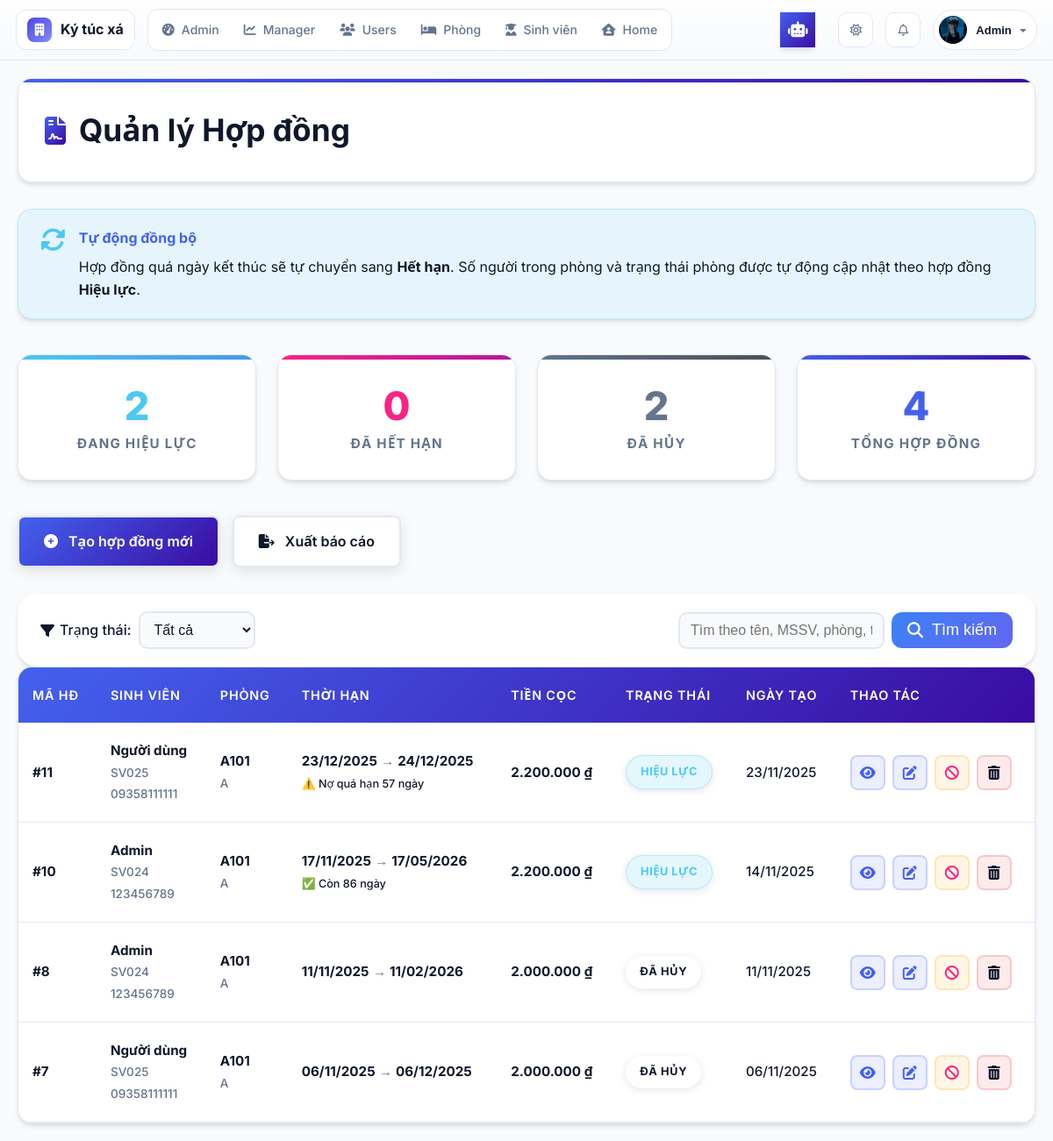
Page /modules/staff/contract/contract_list.php (signed in) on the committed database.
### tables this page shows
CREATE TABLE IF NOT EXISTS `students` (
  `StudentID` int NOT NULL AUTO_INCREMENT,
  `UserID` int DEFAULT NULL,
  `StudentCode` varchar(20) NOT NULL,
  `FullName` varchar(100) NOT NULL,
  `Email` varchar(100) DEFAULT NULL,
  `Gender` enum('Nam','Nữ','Khác') NOT NULL,
  `BirthDate` date DEFAULT NULL,
  `CitizenID` varchar(20) DEFAULT NULL,
  `Hometown` varchar(100) DEFAULT NULL,
  `Address` varchar(255) DEFAULT NULL,
  `Phone` varchar(15) DEFAULT NULL,
  `ClassName` varchar(100) DEFAULT NULL,
  `CourseYear` varchar(9) DEFAULT NULL,
  `Avatar` varchar(255) DEFAULT NULL,
  `EmergencyContact` varchar(255) DEFAULT NULL,
  `CheckInDate` date DEFAULT NULL,
  `CheckOutDate` date DEFAULT NULL,
  `IsInDorm` tinyint(1) DEFAULT '1',
  `CreatedAt` datetime DEFAULT CURRENT_TIMESTAMP,
  `UpdatedAt` datetime DEFAULT CURRENT_TIMESTAMP ON UPDATE CURRENT_TIMESTAMP,
  `FacultyID` int DEFAULT NULL,
  PRIMARY KEY (`StudentID`),
  UNIQUE KEY `StudentCode` (`StudentCode`),
  UNIQUE KEY `UserID` (`UserID`),
  KEY `fk_faculty` (`FacultyID`),
  CONSTRAINT `fk_faculty` FOREIGN KEY (`FacultyID`) REFERENCES `faculties` (`FacultyID`) ON DELETE SET NULL ON UPDATE CASCADE,
  CONSTRAINT `students_ibfk_1` FOREIGN KEY (`UserID`) REFERENCES `users` (`UserID`)
);

CREATE TABLE IF NOT EXISTS `contracts` (
  `ContractID` int NOT NULL AUTO_INCREMENT,
  `StudentID` int NOT NULL,
  `RoomID` int NOT NULL,
  `StartDate` date NOT NULL,
  `EndDate` date NOT NULL,
  `Deposit` decimal(12,2) DEFAULT '0.00' COMMENT 'Tiền đặt cọc hợp đồng',
  `Status` enum('Hiệu lực','Hết hạn','Đã hủy') DEFAULT 'Hiệu lực',
  `CreatedAt` datetime DEFAULT CURRENT_TIMESTAMP,
  `UpdatedAt` datetime DEFAULT CURRENT_TIMESTAMP ON UPDATE CURRENT_TIMESTAMP,
  `PaymentStatus` enum('Còn nợ','Đã thanh toán đủ') NOT NULL DEFAULT 'Còn nợ',
  PRIMARY KEY (`ContractID`),
  KEY `StudentID` (`StudentID`),
  KEY `RoomID` (`RoomID`),
  CONSTRAINT `contracts_ibfk_1` FOREIGN KEY (`StudentID`) REFERENCES `students` (`StudentID`) ON DELETE CASCADE ON UPDATE CASCADE,
  CONSTRAINT `contracts_ibfk_2` FOREIGN KEY (`RoomID`) REFERENCES `rooms` (`RoomID`) ON DELETE CASCADE ON UPDATE CASCADE
);

CREATE TABLE IF NOT EXISTS `rooms` (
  `RoomID` int NOT NULL AUTO_INCREMENT,
  `BuildingID` int NOT NULL,
  `RoomNumber` varchar(10) DEFAULT NULL,
  `Capacity` int NOT NULL,
  `CurrentOccupants` int DEFAULT '0',
  `RoomType` enum('Nam','Nữ','Khác') NOT NULL,
  `RoomPrice` decimal(10,2) NOT NULL,
  `Status` enum('Trống','Đầy','Bảo trì') DEFAULT 'Trống',
  `ImagePath` varchar(255) DEFAULT NULL,
  `Gallery` json DEFAULT NULL,
  `Description` text,
  `Amenities` json DEFAULT NULL,
  `CreatedAt` datetime DEFAULT CURRENT_TIMESTAMP,
  `UpdatedAt` datetime DEFAULT CURRENT_TIMESTAMP ON UPDATE CURRENT_TIMESTAMP,
  PRIMARY KEY (`RoomID`),
  UNIQUE KEY `uq_rooms_building_room` (`BuildingID`,`RoomNumber`),
  CONSTRAINT `rooms_ibfk_1` FOREIGN KEY (`BuildingID`) REFERENCES `buildings` (`BuildingID`)
);

CREATE TABLE IF NOT EXISTS `buildings` (
  `BuildingID` int NOT NULL AUTO_INCREMENT,
  `BuildingName` varchar(100) DEFAULT NULL,
  `Description` varchar(255) DEFAULT NULL,
  `Floors` int DEFAULT '1',
  PRIMARY KEY (`BuildingID`)
);

### modules/staff/contract/contract_list.php (the view, shortened to what the rows shown need)
<?php
require_once '../../../db_connect.php';
require_once '../../../includes/admin_header.php';
$conn->set_charset('utf8mb4');
$conn->begin_transaction();
try {
    $conn->query("
        UPDATE Contracts
        SET Status = 'Hết hạn'
        WHERE EndDate < CURDATE()
          AND Status = 'Hiệu lực'
    ");
    $conn->query("UPDATE Rooms SET CurrentOccupants = 0, Status = 'Trống'");
    $conn->query("
        UPDATE Rooms r
        LEFT JOIN (
            SELECT RoomID, COUNT(*) AS cnt
            FROM Contracts
            WHERE Status = 'Hiệu lực'
            GROUP BY RoomID
        ) c ON r.RoomID = c.RoomID
        SET
            r.CurrentOccupants = COALESCE(c.cnt, 0),
            r.Status = CASE
                WHEN COALESCE(c.cnt, 0) = 0 THEN 'Trống'
                WHEN COALESCE(c.cnt, 0) >= r.Capacity THEN 'Đầy'
                ELSE 'Đang ở'
            END
    ");
    $conn->commit();
} catch (Throwable $e) {
    $conn->rollback();
}
$resStats = $conn->query("
    SELECT
        SUM(Status = 'Hiệu lực')                                           AS active,
        SUM(Status = 'Hết hạn')                                            AS expired,
        SUM(Status = 'Đã hủy')                                             AS cancelled,
        SUM(Status = 'Hiệu lực'
            AND EndDate >= CURDATE()
            AND EndDate <= DATE_ADD(CURDATE(), INTERVAL 7 DAY))           AS expiring,
        SUM(Status = 'Hiệu lực'
            AND EndDate < CURDATE())                                      AS overdue,
        COUNT(*)                                                           AS total
    FROM Contracts
");
$sql = "
    SELECT
        c.ContractID, c.StartDate, c.EndDate, c.Deposit, c.Status, c.CreatedAt,
        s.FullName, s.StudentCode, s.Phone, s.Email,
        r.RoomNumber, b.BuildingName
    FROM Contracts c
    JOIN Students  s ON c.StudentID = s.StudentID
    JOIN Rooms     r ON c.RoomID    = r.RoomID
    JOIN Buildings b ON r.BuildingID = b.BuildingID
    WHERE 1=1
";
$sql .= " ORDER BY c.CreatedAt DESC";
$result = $conn->query($sql);
function e($s)
{
    return htmlspecialchars((string)$s, ENT_QUOTES, 'UTF-8');
}
function formatMoney($amount)
{
    return number_format((float)$amount, 0, ',', '.') . ' ₫';
}
function getStatusClass($status)
{
    return strtolower(str_replace(' ', '-', $status));
}
function getDaysRemaining(string $endDate): int
{
    try {
        $end = new DateTime($endDate);
        $now = new DateTime();
        return (int)$now->diff($end)->format('%r%a');
    } catch (Exception $e) {
        return 0;
    }
}
function getDurationClass(string $endDate, string $status): string
{
    if ($status !== 'Hiệu lực') return '';
    $d = getDaysRemaining($endDate);
    if ($d < 0)  return 'overdue';
    return '';
}
?>
<!DOCTYPE html>
<html lang="vi">
<head>
    <link rel="stylesheet" href="../../../assets/css/admin/admin_header.css">
    <link rel="stylesheet" href="../../../assets/css/staff/contract/staff_contract.css">
    <link rel="stylesheet" href="https://cdnjs.cloudflare.com/ajax/libs/font-awesome/6.5.0/css/all.min.css">
</head>
<body>
    <div class="contract-container">
        <div class="page-header">
            <h2><i class="fas fa-file-contract"></i> Quản lý Hợp đồng</h2>
        </div>
        <div class="contract-table">
            <?php if ($result && $result->num_rows > 0): ?>
                <table>
                    <thead>
                        <tr>
                            <th>Mã HĐ</th>
                            <th>Sinh viên</th>
                            <th>Phòng</th>
                            <th>Thời hạn</th>
                            <th>Tiền cọc</th>
                            <th>Trạng thái</th>
                            <th>Ngày tạo</th>
                            <th>Thao tác</th>
                        </tr>
                    </thead>
                    <tbody>
                        <?php while ($row = $result->fetch_assoc()):
                            $statusClass   = getStatusClass($row['Status']);
                            $daysRemaining = getDaysRemaining($row['EndDate']);
                            $durationClass = getDurationClass($row['EndDate'], $row['Status']);
                        ?>
                            <tr class="<?= $durationClass === 'overdue' ? 'row-overdue' : '' ?>">
                                <td data-label="Mã HĐ">
                                    <strong>#<?= (int)$row['ContractID'] ?></strong>
                                </td>
                                <td data-label="Sinh viên">
                                    <strong><?= e($row['FullName']) ?></strong><br>
                                    <small class="text-muted"><?= e($row['StudentCode']) ?></small><br>
                                    <?php if ($row['Phone']): ?>
                                        <small class="text-muted"><?= e($row['Phone']) ?></small>
                                    <?php endif; ?>
                                </td>
                                <td data-label="Phòng">
                                    <strong><?= e($row['RoomNumber']) ?></strong><br>
                                    <small class="text-muted"><?= e($row['BuildingName']) ?></small>
                                </td>
                                <td data-label="Thời hạn">
                                    <div>
                                        <strong><?= date('d/m/Y', strtotime($row['StartDate'])) ?></strong>
                                        <span class="text-muted">→</span>
                                        <strong><?= date('d/m/Y', strtotime($row['EndDate'])) ?></strong>
                                        <?php if ($row['Status'] === 'Hiệu lực'): ?>
                                            <br>
                                            <small class="contract-duration <?= $durationClass ?>">
                                                <?php if ($daysRemaining < 0): ?>
                                                    ⚠️ Nợ quá hạn <?= abs($daysRemaining) ?> ngày
                                                <?php elseif ($daysRemaining <= 7): ?>
                                                    ⏳ Còn <?= (int)$daysRemaining ?> ngày (sắp hết hạn)
                                                <?php else: ?>
                                                    ✅ Còn <?= (int)$daysRemaining ?> ngày
                                                <?php endif; ?>
                                            </small>
                                        <?php endif; ?>
                                    </div>
                                </td>
                                <td data-label="Tiền cọc">
                                    <strong><?= formatMoney($row['Deposit']) ?></strong>
                                </td>
                                <td data-label="Trạng thái">
                                    <span class="status-badge <?= $statusClass ?>">
                                        <?= e($row['Status']) ?>
                                    </span>
                                </td>
                                <td data-label="Ngày tạo">
                                    <?= date('d/m/Y', strtotime($row['CreatedAt'])) ?>
                                </td>
                                <td data-label="Thao tác">
                                    <div class="action-buttons">
                                        <a href="contract_detail.php?id=<?= (int)$row['ContractID'] ?>"
                                            class="btn btn-view" title="Xem chi tiết">
                                            <i class="fas fa-eye"></i>
                                        </a>
                                        <?php if (($_SESSION['Role'] ?? '') === 'Admin'): ?>
                                        <a href="contract_edit.php?id=<?= (int)$row['ContractID'] ?>"
                                            class="btn btn-view" title="Sửa">
                                            <i class="fas fa-edit"></i>
                                        </a>
                                            <button class="btn btn-cancel"
                                                title="Hủy hợp đồng"
                                                onclick="deleteContract(<?= (int)$row['ContractID'] ?>,'<?= e($row['FullName']) ?>', false, this)">
                                                <i class="fas fa-ban"></i>
                                            </button>
                                            <button class="btn btn-delete"
                                                title="Xóa hẳn hợp đồng"
                                                onclick="deleteContract(<?= (int)$row['ContractID'] ?>,'<?= e($row['FullName']) ?>', true, this)">
                                                <i class="fas fa-trash-alt"></i>
                                            </button>
                                        <?php endif; ?>
                                    </div>
                                </td>
                            </tr>
                        <?php endwhile; ?>
                    </tbody>
                </table>
            <?php endif; ?>
        </div>
    </div>
</body>
</html>

### includes/admin_header.php (shortened to what the rows shown need)
<?php
require_once __DIR__ . "/error_handler.php";
$userName = $_SESSION['FullName'] ?? 'Quản trị viên';
$userAvatar = $_SESSION['Avatar'] ?? null;
$base = '/';
if (!$userAvatar && isset($_SESSION['UserID']) && isset($conn) && $conn instanceof mysqli) {
    try {
        $userId = (int)$_SESSION['UserID'];
        $stmt = $conn->prepare("SELECT Avatar FROM Students WHERE UserID = ? LIMIT 1");
        if ($stmt) {
            $stmt->bind_param("i", $userId);
            $stmt->execute();
            $res = $stmt->get_result();
            if ($row = $res->fetch_assoc()) {
                $userAvatar = $row['Avatar'];
            }
        }
    } catch (Exception $e) {
    }
}
$avatarPath = $base . 'assets/img/avatars/user.png';
if ($userAvatar && !empty($userAvatar)) {
    if (preg_match('/^https?:\/\//', $userAvatar)) {
        $avatarPath = $userAvatar;
    } else {
        $avatarPath = $base . ltrim($userAvatar, '/');
    }
}
?>
<!DOCTYPE html>
<html lang="vi">
<head>
    <link rel="stylesheet" href="https://cdnjs.cloudflare.com/ajax/libs/font-awesome/6.5.0/css/all.min.css" />
    <link rel="stylesheet" href="<?= $base ?>assets/css/global.css" />
    <link rel="stylesheet" href="<?= $base ?>assets/css/admin/admin_header.css" />
    <link rel="stylesheet" href="<?= $base ?>assets/css/admin/chat_ai_widget.css" />
</head>
<body class="theme-auto" data-base="<?= $base ?>">
    <header class="admin-header">
        <div class="right">
            <div class="admin-profile">
                <button class="profile-btn" aria-haspopup="true" aria-expanded="false">
                    <img src="<?= htmlspecialchars($avatarPath) ?>" alt="Avatar" onerror="this.src='<?= $base ?>assets/img/avatars/user.png'">
                    <span class="name"><?= htmlspecialchars($userName) ?></span>
                    <i class="fas fa-caret-down caret"></i>
                </button>
            </div>
        </div>
    </header>
    <main style="min-height: 80vh;">

### rows in the picture
students: Avatar (picture)
contracts: ContractID "11", StudentID.FullName "Người dùng", StudentID.StudentCode "SV025", StudentID.Phone "09358111111", RoomID.RoomNumber "A101", buildings.BuildingName "A", StartDate "23/12/2025", EndDate "24/12/2025", EndDate "57", Deposit "2.200.000 ₫", Status "HIỆU LỰC", CreatedAt "23/11/2025"
contracts: ContractID "10", StudentID.FullName "Admin", StudentID.StudentCode "SV024", StudentID.Phone "123456789", RoomID.RoomNumber "A101", buildings.BuildingName "A", StartDate "17/11/2025", EndDate "17/05/2026", EndDate "86", Deposit "2.200.000 ₫", Status "HIỆU LỰC", CreatedAt "14/11/2025"
contracts: ContractID "8", StudentID.FullName "Admin", StudentID.StudentCode "SV024", StudentID.Phone "123456789", RoomID.RoomNumber "A101", buildings.BuildingName "A", StartDate "11/11/2025", EndDate "11/02/2026", Deposit "2.000.000 ₫", Status "ĐÃ HỦY", CreatedAt "11/11/2025"
contracts: ContractID "7", StudentID.FullName "Người dùng", StudentID.StudentCode "SV025", StudentID.Phone "09358111111", RoomID.RoomNumber "A101", buildings.BuildingName "A", StartDate "06/11/2025", EndDate "06/12/2025", Deposit "2.000.000 ₫", Status "ĐÃ HỦY", CreatedAt "06/11/2025"

### other values in the picture
$userName "Admin"
$stats['active'] "2"
$stats['expired'] "0"
$stats['cancelled'] "2"
$stats['total'] "4"
